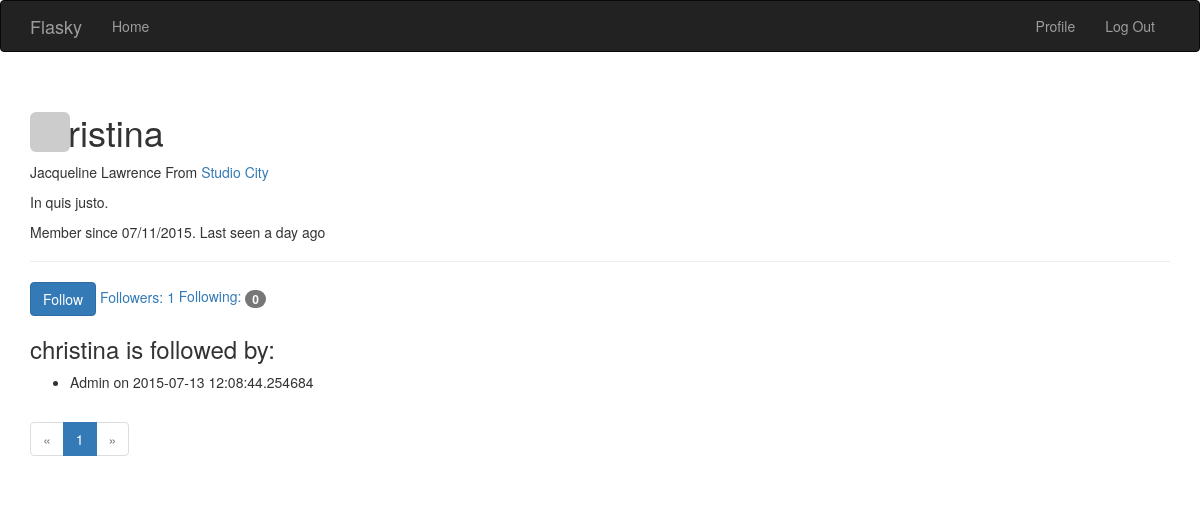
/followers/christina (signed in), run on the app's committed database.
### app/models.py (models this page shows, shortened)
class User(UserMixin, db.Model):
    __tablename__ = 'users'
    id = db.Column(db.Integer, primary_key=True)
    email = db.Column(db.String(64), unique=True, index=True)
    username = db.Column(db.String(64), unique=True, index=True)
    name = db.Column(db.String(64))
    role_id = db.Column(db.Integer, db.ForeignKey('roles.id'))
    password_hash = db.Column(db.String(128))
    confirmed = db.Column(db.Boolean, default=False)
    location = db.Column(db.String(64))
    about_me = db.Column(db.Text())
    member_since = db.Column(db.DateTime(), default=datetime.utcnow)
    last_seen = db.Column(db.DateTime(), default=datetime.utcnow)
    avatar_hash = db.Column(db.String(32))
    posts = db.relationship('Post', backref='author', lazy='dynamic')
    followed = db.relationship('Follow',
                               foreign_keys=[Follow.follower_id],
                               backref=db.backref('follower', lazy='joined'),
                               lazy='dynamic',
                               cascade='all, delete-orphan')
    followers = db.relationship('Follow',
                                foreign_keys=[Follow.followed_id],
                                backref=db.backref('followed', lazy='joined'),
                                lazy='dynamic',
                                cascade='all, delete-orphan')
    @property  # write-only property
    def password(self):
        raise AttributeError('password is not a readable attribute.')
    def can(self, permissions):
        return self.role is not None and \
            (self.role.permissions & permissions) == permissions
    def is_admin(self):
        return self.can(Permission.ADMINISTER)
    def ping(self):
        self.last_seen = datetime.utcnow()
        db.session.add(self)
    def gravatar(self, size=100, default='identicon', rating='pg'):
        if request.is_secure:
            url = 'https://secure.gravatar.com/avatar'
        else:
            url = 'http://www.gravatar.com/avatar'
        hash = self.avatar_hash or hashlib.md5(
            self.email.encode('utf-8')).hexdigest()
        return '{url}/{hash}?s={size}&d={default}&r={rating}'.format(url=url, hash=hash, size=size, default=default, rating=rating)
    def is_following(self, user):
        return self.followed.filter_by(followed_id=user.id).first() is not None

class Follow(db.Model):
    __tablename__ = 'follows'
    follower_id = db.Column(
        db.Integer, db.ForeignKey('users.id'), primary_key=True)
    followed_id = db.Column(
        db.Integer, db.ForeignKey('users.id'), primary_key=True)
    timestamp = db.Column(db.DateTime, default=datetime.utcnow)

### app/main/views.py (the view)
@main.route('/followers/<username>')
def followers(username):
    user = User.query.filter_by(username=username).first()
    if user is None:
        flash('Invalid user.')
        return redirect(url_for('.index'))
    page = request.args.get('page', 1, type=int)
    pagination = user.followers.paginate(
        page, per_page=current_app.config['FLASKY_FOLLOWERS_PER_PAGE'],
        error_out=False )
    follows = [{'user': item.follower, 'timestamp': item.timestamp}
        for item in pagination.items]
    return render_template('followers.html', user=user, title="Followers of",
        endpoint='.followers', pagination=pagination,
        follows=follows )

### app/auth/views.py (called while the page is built)
@auth.before_app_request
def before_request():
	if current_user.is_authenticated():
		current_user.ping()
		if not current_user.confirmed and request.endpoint[:5] != 'auth.':
			return redirect(url_for('auth.unconfirmed'))

### app/main/__init__.py (called while the page is built)
@main.app_context_processor
def inject_permissions():
	return dict(Permission=Permission)

### app/models.py (called while the page is built)
@login_manager.user_loader
def load_user(user_id):
    return User.query.get(int(user_id))

### app/templates/followers.html (shortened to what this page needs)
{% extends "base.html" %}
{% import "_macros.html" as macros %}
{% block head %}
{{ super() }}
{% endblock %}
{% block page_content %}
    <div class="page-header">
    <img src="{{ user.gravatar() }}" alt="" class="img-rounded profile-thumbnail">
        <h1>{{user.username}}</h1>
        {% if user.name or user.location %}
        	<p>
        		{% if user.name %}
        			{{user.name}}
        		{% endif %}
        		{% if user.location %}
        			From <a href="http://maps.google.com/?q={{user.location}}">
        				{{user.location}}
        			</a>
        		{% endif %}
        	</p>
        {% endif %}
        {% if user.about_me %}
        	<p>{{user.about_me}}</p>
        {% endif %}
        <p>
        	Member since {{ moment(user.member_since).format('L')}}.
        	Last seen {{ moment(user.last_seen).fromNow()}}
        </p>
    </div>
    {% if current_user.can(Permission.FOLLOW) and user != current_user %}
        {% if not current_user.is_following(user) %}
            <a href="{{ url_for('.follow', username=user.username) }}" class="btn btn-primary">Follow</a>
            {% else %}
            <a href="{{ url_for('.unfollow', username=user.username) }}" class="btn btn-default">Unfollow</a>
        {% endif %}
    {% endif %}
    <a href="{{ url_for('.followers', username=user.username) }}">
        Followers: <span class="bage">{{ user.followers.count() }}</span>
    </a>
    <a href="{{ url_for('.followed_by', username=user.username) }}">
        Following: <span class="badge">{{ user.followed.count() }}</span>
    </a>
    <h3>{{ user.username }} is followed by:</h3>
     {% for item in follows %}
        <div>
            <ul>
                <li>{{ item['user'].username }} on {{item['timestamp']}}</li>
            </ul>
        </div>
    {% endfor %}
    <div class="pagniation">
        {{ macros.pagination_widget(pagination, 'main.index')}}
    </div>
{% endblock %}

### app/static/styles.css (style rules this page uses)
.profile-thumbnail { position: absolute; width: 40px; height: 40px; }

### data on the page
User: username "christina", name "Jacqueline Lawrence", location "Studio City", about_me "In quis justo.", member_since "07/11/2015", last_seen "a day ago"
User: user.username "Admin"
Follow: timestamp "2015-07-13 12:08:44.254684"

### other printed values
{{ user.followers.count() }} "1"
{{ user.followed.count() }} "0"
{{ p }} "1"
